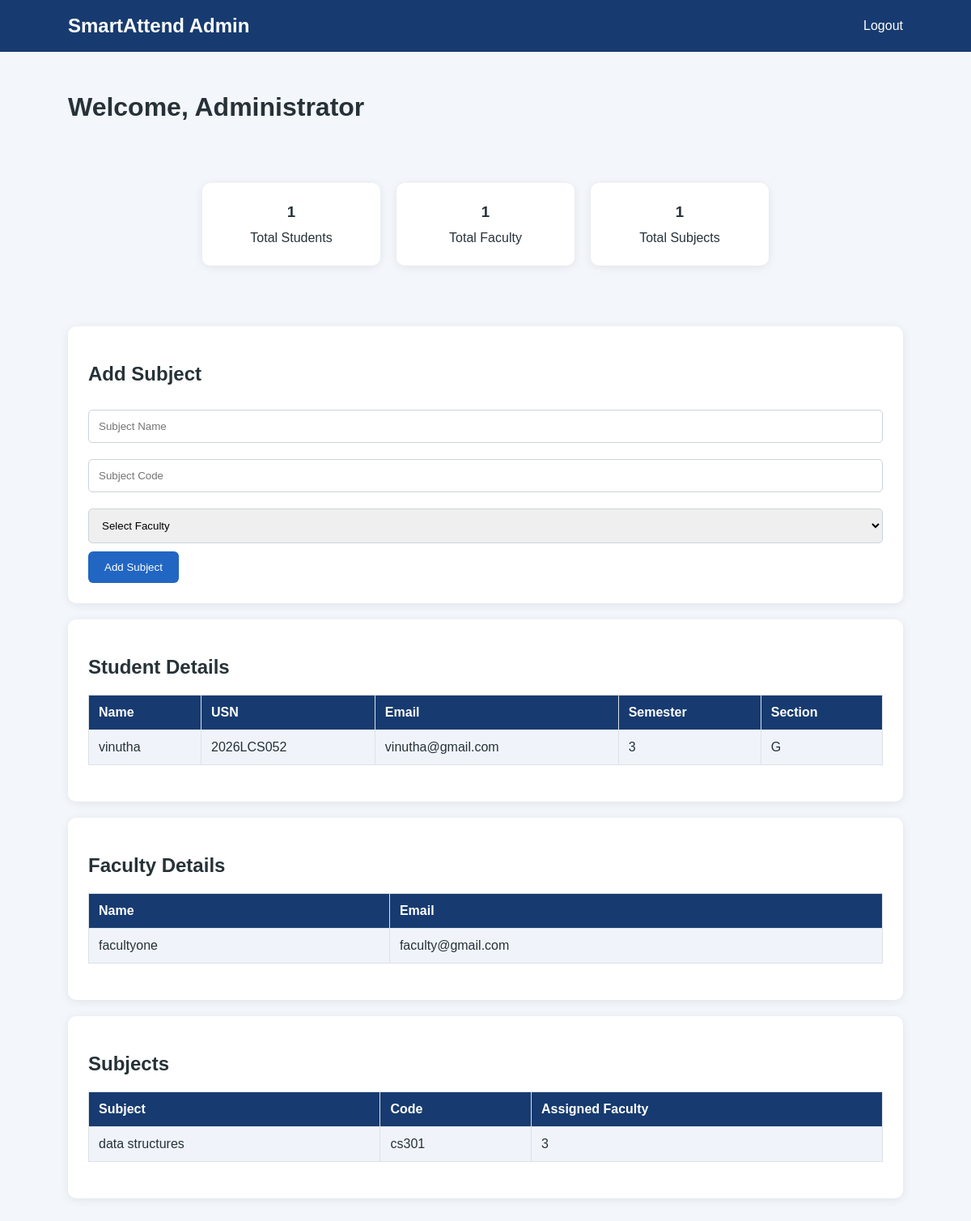
The page /admin (signed in) on the database its author committed.
### tables this page shows
CREATE TABLE users (
            id INTEGER PRIMARY KEY AUTOINCREMENT,
            name TEXT NOT NULL,
            email TEXT UNIQUE NOT NULL,
            password TEXT NOT NULL,
            role TEXT NOT NULL,
            usn TEXT,
            semester TEXT,
            section TEXT
        );

CREATE TABLE subjects (
            id INTEGER PRIMARY KEY AUTOINCREMENT,
            subject_name TEXT NOT NULL,
            subject_code TEXT UNIQUE NOT NULL,
            faculty_id INTEGER
        );

### app.py (the view)
@app.route("/admin")
@login_required
@role_required("admin")
def admin():
    conn = get_db()
    students = conn.execute(
        "SELECT * FROM users WHERE role = 'student'"
    ).fetchall()
    faculty = conn.execute(
        "SELECT * FROM users WHERE role = 'faculty'"
    ).fetchall()
    subjects = conn.execute(
        "SELECT * FROM subjects"
    ).fetchall()
    conn.close()
    return render_template(
        "admin.html",
        students=students,
        faculty=faculty,
        subjects=subjects
    )

### app.py (called while the page is built)
def get_db():
    conn = sqlite3.connect(DATABASE)
    conn.row_factory = sqlite3.Row
    return conn

def login_required(function):
    @wraps(function)
    def wrapper(*args, **kwargs):
        if "user_id" not in session:
            return redirect(url_for("login"))
        return function(*args, **kwargs)
    return wrapper

def role_required(role):
    def decorator(function):
        @wraps(function)
        def wrapper(*args, **kwargs):
            if "user_id" not in session:
                return redirect(url_for("login"))
            if session.get("role") != role:
                flash("You are not authorized to access this page.", "error")
                return redirect(url_for("dashboard"))
            return function(*args, **kwargs)
        return wrapper
    return decorator

### templates/admin.html (shortened to what this page needs)
<!DOCTYPE html>
<html lang="en">
<head>
    <link rel="stylesheet" href="{{ url_for('static', filename='css/style.css') }}">
</head>
<body>
<header class="navbar">
    <h2>SmartAttend Admin</h2>
    <a href="{{ url_for('logout') }}">Logout</a>
</header>
<main class="dashboard">
    <h1>Welcome, {{ session.name }}</h1>
    <div class="stats">
        <div class="card">
            <h3>{{ students|length }}</h3>
            <p>Total Students</p>
        </div>
        <div class="card">
            <h3>{{ faculty|length }}</h3>
            <p>Total Faculty</p>
        </div>
        <div class="card">
            <h3>{{ subjects|length }}</h3>
            <p>Total Subjects</p>
        </div>
    </div>
    <section class="card">
        <h2>Add Subject</h2>
        <form method="POST" action="{{ url_for('add_subject') }}">
            <input type="text" name="subject_name" placeholder="Subject Name" required>
            <input type="text" name="subject_code" placeholder="Subject Code" required>
            <select name="faculty_id">
                <option value="">Select Faculty</option>
            </select>
            <button type="submit">Add Subject</button>
        </form>
    </section>
    <section class="card">
        <h2>Student Details</h2>
        <table>
            <tr>
                <th>Name</th>
                <th>USN</th>
                <th>Email</th>
                <th>Semester</th>
                <th>Section</th>
            </tr>
            {% for student in students %}
            <tr>
                <td>{{ student.name }}</td>
                <td>{{ student.usn }}</td>
                <td>{{ student.email }}</td>
                <td>{{ student.semester }}</td>
                <td>{{ student.section }}</td>
            </tr>
            {% endfor %}
        </table>
    </section>
    <section class="card">
        <h2>Faculty Details</h2>
        <table>
            <tr>
                <th>Name</th>
                <th>Email</th>
            </tr>
            {% for member in faculty %}
            <tr>
                <td>{{ member.name }}</td>
                <td>{{ member.email }}</td>
            </tr>
            {% endfor %}
        </table>
    </section>
    <section class="card">
        <h2>Subjects</h2>
        <table>
            <tr>
                <th>Subject</th>
                <th>Code</th>
                <th>Assigned Faculty</th>
            </tr>
            {% for subject in subjects %}
            <tr>
                <td>{{ subject.subject_name }}</td>
                <td>{{ subject.subject_code }}</td>
                <td>{{ subject.faculty_id or 'Not assigned' }}</td>
            </tr>
            {% endfor %}
        </table>
    </section>
</main>
</body>
</html>

### static/css/style.css (style rules this page uses)
* { margin: 0; padding: 0; box-sizing: border-box; font-family: Arial, sans-serif; }
body { background: #f3f6fb; color: #263238; }
.navbar { background: #173b70; color: white; padding: 18px 7%; display: flex; justify-content: space-between; align-items: center; }
.navbar a { color: white; text-decoration: none; margin-left: 15px; }
.btn, button { display: inline-block; background: #2166c2; color: white; border: none; border-radius: 6px; padding: 12px 20px; text-decoration: none; cursor: pointer; }
.features, .stats { display: flex; flex-wrap: wrap; justify-content: center; gap: 20px; padding: 35px 20px; }
.card { background: white; padding: 25px; margin: 20px 0; border-radius: 10px; box-shadow: 0 2px 12px rgba(0, 0, 0, 0.08); }
.features .card, .stats .card { min-width: 220px; text-align: center; }
.card h3, .card h2 { margin-bottom: 12px; }
input, select { width: 100%; padding: 12px; margin: 10px 0; border: 1px solid #ccd3dd; border-radius: 5px; }
.dashboard { padding: 30px 7%; }
.dashboard h1, .dashboard h2 { margin: 20px 0; }
table { width: 100%; border-collapse: collapse; background: white; margin: 20px 0; }
th, td { border: 1px solid #dce1e8; padding: 12px; text-align: left; }
th { background: #173b70; color: white; }
tr:nth-child(even) { background: #f0f4fa; }

### rows shown on the page
users: name "vinutha", usn "2026LCS052", email "vinutha@gmail.com", semester "3", section "G"
users: name "facultyone", email "faculty@gmail.com"
subjects: subject_name "data structures", subject_code "cs301", faculty "3"

### other values the page prints
{{ session.name }} "Administrator"
{{ students|length }} "1"
{{ faculty|length }} "1"
{{ subjects|length }} "1"
